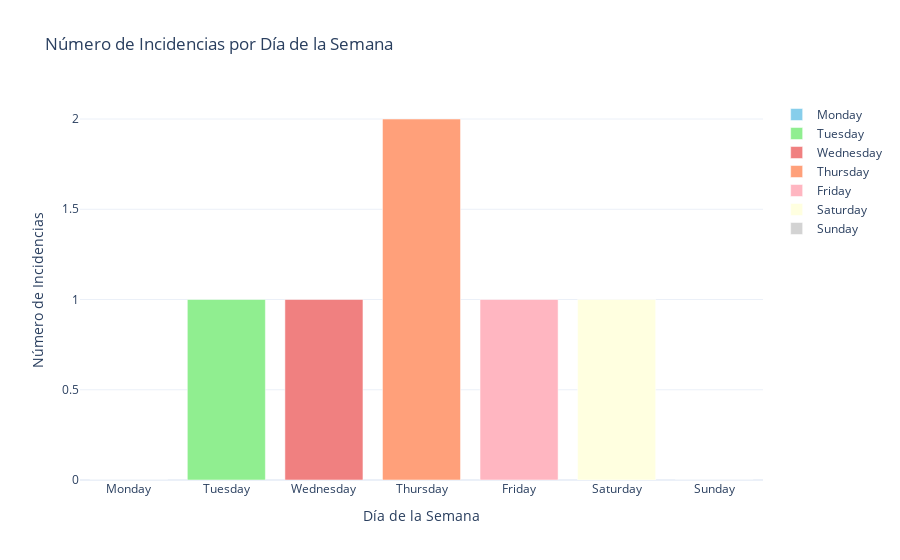

The cell this chart's notebook holds for it:
### Code cell
import pandas as pd
import plotly.graph_objects as go

def find_day_with_most_incidents(df):
    """
    Encuentra el día de la semana con más incidencias.

    Parámetros:
    df (DataFrame): El DataFrame que contiene los datos de incidencias.
    
    Retorna:
    str: El día de la semana con más incidencias.
    """
    # Asegurarse de que 'date_incident' esté en formato de fecha
    df['date_incident'] = pd.to_datetime(df['date_incident'], errors='coerce')

    # Extraer el día de la semana (nombre completo)
    df['day_of_week'] = df['date_incident'].dt.day_name()

    # Contar el número de incidencias por día de la semana
    day_counts = df['day_of_week'].value_counts()

    # Encontrar el día de la semana con más incidencias
    most_incidents_day = day_counts.idxmax()
    
    return most_incidents_day, day_counts

def plot_incidence_by_day(df):
    """
    Genera un gráfico de barras para el número de incidencias por día de la semana.

    Parámetros:
    df (DataFrame): El DataFrame que contiene los datos de incidencias.
    """
    most_incidents_day, day_counts = find_day_with_most_incidents(df)

    # Definir una lista de colores para los días de la semana
    colors = [
        'skyblue', 'lightgreen', 'lightcoral', 'lightsalmon', 'lightpink',
        'lightyellow', 'lightgray'
    ]

    # Asegurarse de que los días de la semana estén en el mismo orden
    days_of_week = ['Monday', 'Tuesday', 'Wednesday', 'Thursday', 'Friday', 'Saturday', 'Sunday']
    day_counts = day_counts.reindex(days_of_week).fillna(0)

    # Crear la figura de Plotly
    fig = go.Figure()

    # Añadir una barra para cada día de la semana
    for i, day in enumerate(day_counts.index):
        fig.add_trace(go.Bar(
            x=[day],
            y=[day_counts[day]],
            name=day,
            marker=dict(color=colors[i % len(colors)])
        ))

    # Configurar el diseño del gráfico
    fig.update_layout(
        title='Número de Incidencias por Día de la Semana',
        xaxis_title='Día de la Semana',
        yaxis_title='Número de Incidencias',
        template='plotly_white'
    )

    # Mostrar el gráfico
    fig.show()

    # Mostrar el día con más incidencias
    print(f'El día de la semana con más incidencias es: {most_incidents_day}')

# Llamar a la función con el DataFrame
plot_incidence_by_day(df)

### Figure 1 — Plotly figure (JSON) as saved in the notebook; plotly's stock layout.template omitted (floating-point values rounded to 4 significant figures)
{"data": [{"marker": {"color": "skyblue"}, "name": "Monday", "type": "bar", "x": ["Monday"], "y": [0]}, {"marker": {"color": "lightgreen"}, "name": "Tuesday", "type": "bar", "x": ["Tuesday"], "y": [1]}, {"marker": {"color": "lightcoral"}, "name": "Wednesday", "type": "bar", "x": ["Wednesday"], "y": [1]}, {"marker": {"color": "lightsalmon"}, "name": "Thursday", "type": "bar", "x": ["Thursday"], "y": [2]}, {"marker": {"color": "lightpink"}, "name": "Friday", "type": "bar", "x": ["Friday"], "y": [1]}, {"marker": {"color": "lightyellow"}, "name": "Saturday", "type": "bar", "x": ["Saturday"], "y": [1]}, {"marker": {"color": "lightgray"}, "name": "Sunday", "type": "bar", "x": ["Sunday"], "y": [0]}], "layout": {"title": {"text": "Número de Incidencias por Día de la Semana"}, "xaxis": {"title": {"text": "Día de la Semana"}}, "yaxis": {"title": {"text": "Número de Incidencias"}}}}
